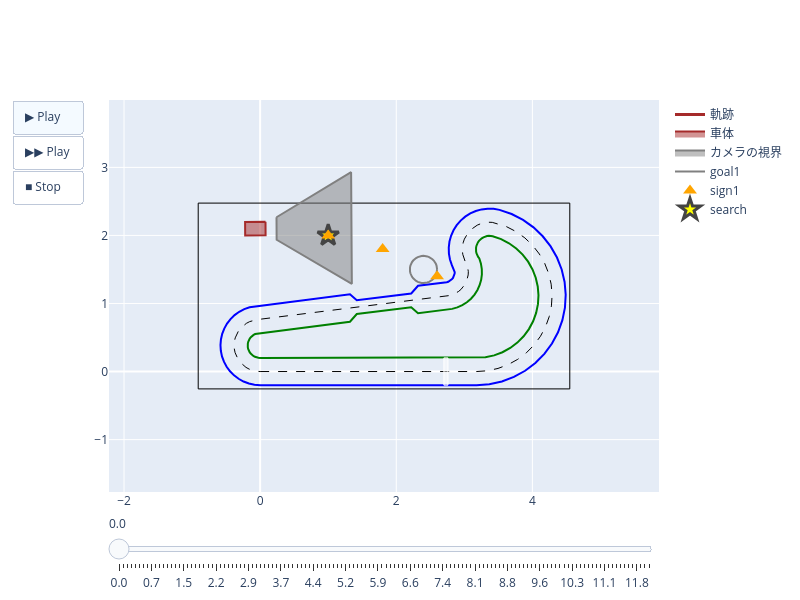

Write notebook code for a chart like this one.
### Code cell
move = com.move
rotate = com.rotate
search = com.search

class Tutorial2(MissionBase):
    def __init__(self):
        super().__init__(type_b_circuit, t_max=20)
        self.goals = [
            GoalCircle((2.4, 1.5), 0.2, should_stop=True),
        ]
        self.initial_xy = (0.0, 2.0)
        self.random_d_xy = (0.1, 0.2)
        self.random_d_yaw_deg=1
        self.set_signs(
            [
                Sign(x=1.0, y=2.0, name="sign1"),
                Sign(x=1.8, y=1.8, name="sign1"),
                Sign(x=2.6, y=1.4, name="sign1"),
            ]
        )

    def command_func(self):
        """回答例：回転と直進を交互にして認識対象に近づく"""
        while True:
            pos = search()
            if pos is None:
                move(v=0)
            else:
                ######## ここから下にプログラムを書こう
                if pos.theta > 5:
                    rotate(w=45)
                elif pos.theta < -5:
                    rotate(w=-45)
                else:
                    move(v=1)
                ######## ここより上にプログラムを書こう
        ######## プログラムを書いた後にセルを実行し結果を確認しよう


sim.set_mission(Tutorial2())
sim.run()
SimDrawer(sim).show()

### Figure 1 — Plotly figure (JSON) as saved in the notebook; plotly's stock layout.template omitted (floating-point values rounded to 4 significant figures)
{"data": [{"fill": "none", "line": {"color": "black", "dash": "dash", "width": 1}, "mode": "lines", "name": "lane_center", "showlegend": false, "type": "scatter", "x": [0.0, 3.18, 3.339, 3.495, 3.645, 3.785, 3.912, 4.024, 4.119, 4.194, 4.248, 4.281, 4.29, 4.276, 4.24, 4.182, 4.103, 4.005, 3.89, 3.76, 3.618, 3.467, 3.411, 3.354, 3.298, 3.242, 3.19, 3.141, 3.097, 3.058, 3.026, 3.001, 2.983, 2.973, 2.971, 2.977, 2.992, 3.014, 3.043, 3.054, 3.059, 3.057, 3.048, 3.033, 3.011, 2.983, 2.95, 2.912, 2.871, 2.826, 2.778, 2.73, -0.04749, -0.1014, -0.1532, -0.2019, -0.2464, -0.2858, -0.3193, -0.3463, -0.3661, -0.3784, -0.3829, -0.3795, -0.3682, -0.3494, -0.3234, -0.2907, -0.252, -0.2081, -0.16, -0.1085, -0.05482, -1.172e-16], "y": [0.0, 3.894e-16, 0.01149, 0.04571, 0.102, 0.1791, 0.2755, 0.3891, 0.5177, 0.6585, 0.8087, 0.9651, 1.125, 1.284, 1.439, 1.588, 1.727, 1.853, 1.963, 2.056, 2.13, 2.182, 2.192, 2.194, 2.187, 2.173, 2.151, 2.121, 2.085, 2.044, 1.997, 1.946, 1.891, 1.835, 1.778, 1.722, 1.667, 1.614, 1.565, 1.517, 1.469, 1.42, 1.372, 1.325, 1.282, 1.241, 1.205, 1.174, 1.149, 1.129, 1.116, 1.11, 0.7628, 0.7521, 0.7338, 0.7082, 0.676, 0.6377, 0.5941, 0.5462, 0.4949, 0.4414, 0.3866, 0.3317, 0.2779, 0.2263, 0.1779, 0.1337, 0.09463, 0.06152, 0.03503, 0.0157, 0.00395, 5e-06]}, {"fill": "none", "line": {"color": "blue", "dash": "solid", "width": 2}, "mode": "lines", "name": "lane_outer", "showlegend": false, "type": "scatter", "x": [2.449e-17, 3.18, 3.368, 3.552, 3.729, 3.894, 4.044, 4.176, 4.288, 4.377, 4.441, 4.479, 4.49, 4.474, 4.431, 4.362, 4.269, 4.153, 4.017, 3.863, 3.696, 3.517, 3.43, 3.342, 3.254, 3.169, 3.088, 3.013, 2.946, 2.889, 2.841, 2.806, 2.782, 2.772, 2.774, 2.789, 2.817, 2.857, 2.859, 2.858, 2.853, 2.845, 2.834, 2.82, 2.803, 2.784, 2.764, 2.742, 2.32, 2.22, 1.42, 1.32, -0.0723, -0.1544, -0.2333, -0.3073, -0.3751, -0.4351, -0.4862, -0.5272, -0.5574, -0.576, -0.5829, -0.5777, -0.5606, -0.5319, -0.4923, -0.4425, -0.3836, -0.3169, -0.2435, -0.1652, -0.08346, -1.54e-16], "y": [-0.2, -0.2, -0.1864, -0.146, -0.07956, 0.01153, 0.1254, 0.2596, 0.4115, 0.5778, 0.7552, 0.9399, 1.128, 1.316, 1.5, 1.675, 1.839, 1.988, 2.118, 2.228, 2.314, 2.376, 2.391, 2.393, 2.383, 2.359, 2.323, 2.276, 2.218, 2.151, 2.076, 1.995, 1.91, 1.822, 1.734, 1.647, 1.563, 1.484, 1.461, 1.439, 1.417, 1.395, 1.376, 1.358, 1.342, 1.33, 1.32, 1.313, 1.26, 1.147, 1.047, 1.135, 0.9613, 0.945, 0.9171, 0.8782, 0.8291, 0.7708, 0.7045, 0.6315, 0.5535, 0.4719, 0.3885, 0.305, 0.2231, 0.1445, 0.07078, 0.003508, -0.05594, -0.1064, -0.1467, -0.1761, -0.194, -0.2]}, {"fill": "none", "line": {"color": "green", "dash": "solid", "width": 2}, "mode": "lines", "name": "lane_inner", "showlegend": false, "type": "scatter", "x": [-2.449e-17, 3.18, 3.31, 3.438, 3.561, 3.675, 3.78, 3.872, 3.949, 4.011, 4.056, 4.082, 4.09, 4.079, 4.049, 4.002, 3.937, 3.857, 3.763, 3.657, 3.541, 3.418, 3.39, 3.362, 3.334, 3.307, 3.281, 3.257, 3.235, 3.216, 3.2, 3.187, 3.178, 3.172, 3.171, 3.173, 3.18, 3.19, 3.203, 3.22, 3.244, 3.257, 3.258, 3.248, 3.226, 3.193, 3.151, 3.098, 3.038, 2.971, 2.898, 2.821, 2.742, 2.32, 2.22, 1.42, 1.32, -0.02269, -0.04843, -0.07319, -0.09643, -0.1177, -0.1365, -0.1525, -0.1654, -0.1749, -0.1807, -0.1829, -0.1812, -0.1759, -0.1669, -0.1545, -0.1388, -0.1204, -0.09942, -0.07641, -0.05183, -0.02619, -8.049e-17], "y": [0.2, 0.2, 0.2094, 0.2374, 0.2835, 0.3466, 0.4255, 0.5185, 0.6238, 0.7391, 0.8621, 0.9902, 1.121, 1.251, 1.379, 1.5, 1.614, 1.718, 1.809, 1.885, 1.945, 1.988, 1.993, 1.994, 1.991, 1.983, 1.973, 1.958, 1.941, 1.92, 1.897, 1.872, 1.846, 1.818, 1.79, 1.762, 1.735, 1.709, 1.684, 1.662, 1.586, 1.507, 1.427, 1.348, 1.271, 1.198, 1.131, 1.071, 1.018, 0.9755, 0.9427, 0.9209, 0.9104, 0.8572, 0.9455, 0.8455, 0.7322, 0.5644, 0.5592, 0.5505, 0.5383, 0.5229, 0.5046, 0.4838, 0.4609, 0.4364, 0.4108, 0.3847, 0.3585, 0.3328, 0.3081, 0.285, 0.2639, 0.2452, 0.2294, 0.2167, 0.2075, 0.2019, 0.2]}, {"fill": "none", "line": {"color": "black", "dash": "solid", "width": 1}, "mode": "lines", "name": "rim", "showlegend": false, "type": "scatter", "x": [-0.91, 4.55, 4.55, -0.91, -0.91], "y": [-0.255, -0.255, 2.475, 2.475, -0.255]}, {"fill": "toself", "line": {"color": "white", "dash": "solid", "width": 1}, "mode": "lines", "name": "start", "showlegend": false, "type": "scatter", "x": [2.7, 2.76, 2.76, 2.7, 2.7], "y": [-0.2, -0.2, 0.2, 0.2, -0.2]}, {"legendrank": 1, "line": {"color": "brown", "width": 3}, "mode": "lines", "name": "軌跡", "type": "scatter", "x": [-0.07052], "y": [2.1]}, {"fill": "toself", "legendrank": 2, "line": {"color": "brown", "width": 2}, "mode": "lines", "name": "車体", "type": "scatter", "x": [0.07882, 0.08014, -0.2199, -0.2212, 0.07882], "y": [2.201, 2.001, 1.999, 2.199, 2.201]}, {"fill": "toself", "legendrank": 3, "line": {"color": "gray", "width": 2}, "mode": "lines", "name": "カメラの視界", "type": "scatter", "x": [0.2403, 1.337, 1.348, 0.2425, 0.2403], "y": [2.267, 2.929, 1.289, 1.937, 2.267]}, {"legendrank": 4, "line": {"color": "gray", "dash": "solid", "width": 2}, "mode": "lines", "name": "goal1", "type": "scatter", "x": [2.6, 2.598, 2.592, 2.582, 2.568, 2.551, 2.531, 2.508, 2.483, 2.456, 2.428, 2.4, 2.372, 2.344, 2.317, 2.292, 2.269, 2.249, 2.232, 2.218, 2.208, 2.202, 2.2, 2.202, 2.208, 2.218, 2.232, 2.249, 2.269, 2.292, 2.317, 2.344, 2.372, 2.4, 2.428, 2.456, 2.483, 2.508, 2.531, 2.551, 2.568, 2.582, 2.592, 2.598, 2.6], "y": [1.5, 1.528, 1.556, 1.583, 1.608, 1.631, 1.651, 1.668, 1.682, 1.692, 1.698, 1.7, 1.698, 1.692, 1.682, 1.668, 1.651, 1.631, 1.608, 1.583, 1.556, 1.528, 1.5, 1.472, 1.444, 1.417, 1.392, 1.369, 1.349, 1.332, 1.318, 1.308, 1.302, 1.3, 1.302, 1.308, 1.318, 1.332, 1.349, 1.369, 1.392, 1.417, 1.444, 1.472, 1.5]}, {"legendrank": 6, "marker": {"color": "yellow", "line": {"width": 3}, "size": 16, "symbol": "star"}, "mode": "markers", "name": "search", "type": "scatter", "x": [1], "y": [2]}, {"legendrank": 7, "marker": {"color": "yellow", "line": {"width": 1}, "size": 16, "symbol": "star"}, "mode": "markers", "name": "search_all", "type": "scatter", "x": [], "y": []}, {"legendrank": 5, "marker": {"color": "orange", "size": 12, "symbol": "triangle-up"}, "mode": "markers", "name": "sign1", "type": "scatter", "x": [1, 1.8, 2.6], "y": [2, 1.8, 1.4]}], "layout": {"height": 600, "sliders": [{"steps": [{"args": [["0"], {"frame": {"duration": 0, "redraw": true}, "mode": "immediate"}], "label": "0.0", "method": "animate"}, {"args": [["1"], {"frame": {"duration": 0, "redraw": true}, "mode": "immediate"}], "label": "0.1", "method": "animate"}, {"args": [["2"], {"frame": {"duration": 0, "redraw": true}, "mode": "immediate"}], "label": "0.2", "method": "animate"}, {"args": [["3"], {"frame": {"duration": 0, "redraw": true}, "mode": "immediate"}], "label": "0.3", "method": "animate"}, {"args": [["4"], {"frame": {"duration": 0, "redraw": true}, "mode": "immediate"}], "label": "0.4", "method": "animate"}, {"args": [["5"], {"frame": {"duration": 0, "redraw": true}, "mode": "immediate"}], "label": "0.5", "method": "animate"}, {"args": [["6"], {"frame": {"duration": 0, "redraw": true}, "mode": "immediate"}], "label": "0.6", "method": "animate"}, {"args": [["7"], {"frame": {"duration": 0, "redraw": true}, "mode": "immediate"}], "label": "0.6", "method": "animate"}, {"args": [["8"], {"frame": {"duration": 0, "redraw": true}, "mode": "immediate"}], "label": "0.7", "method": "animate"}, {"args": [["9"], {"frame": {"duration": 0, "redraw": true}, "mode": "immediate"}], "label": "0.8", "method": "animate"}, {"args": [["10"], {"frame": {"duration": 0, "redraw": true}, "mode": "immediate"}], "label": "0.9", "method": "animate"}, {"args": [["11"], {"frame": {"duration": 0, "redraw": true}, "mode": "immediate"}], "label": "1.0", "method": "animate"}, {"args": [["12"], {"frame": {"duration": 0, "redraw": true}, "mode": "immediate"}], "label": "1.1", "method": "animate"}, {"args": [["13"], {"frame": {"duration": 0, "redraw": true}, "mode": "immediate"}], "label": "1.2", "method": "animate"}, {"args": [["14"], {"frame": {"duration": 0, "redraw": true}, "mode": "immediate"}], "label": "1.3", "method": "animate"}, {"args": [["15"], {"frame": {"duration": 0, "redraw": true}, "mode": "immediate"}], "label": "1.4", "method": "animate"}, {"args": [["16"], {"frame": {"duration": 0, "redraw": true}, "mode": "immediate"}], "label": "1.5", "method": "animate"}, {"args": [["17"], {"frame": {"duration": 0, "redraw": true}, "mode": "immediate"}], "label": "1.6", "method": "animate"}, {"args": [["18"], {"frame": {"duration": 0, "redraw": true}, "mode": "immediate"}], "label": "1.7", "method": "animate"}, {"args": [["19"], {"frame": {"duration": 0, "redraw": true}, "mode": "immediate"}], "label": "1.8", "method": "animate"}, {"args": [["20"], {"frame": {"duration": 0, "redraw": true}, "mode": "immediate"}], "label": "1.8", "method": "animate"}, {"args": [["21"], {"frame": {"duration": 0, "redraw": true}, "mode": "immediate"}], "label": "1.9", "method": "animate"}, {"args": [["22"], {"frame": {"duration": 0, "redraw": true}, "mode": "immediate"}], "label": "2.0", "method": "animate"}, {"args": [["23"], {"frame": {"duration": 0, "redraw": true}, "mode": "immediate"}], "label": "2.1", "method": "animate"}, {"args": [["24"], {"frame": {"duration": 0, "redraw": true}, "mode": "immediate"}], "label": "2.2", "method": "animate"}, {"args": [["25"], {"frame": {"duration": 0, "redraw": true}, "mode": "immediate"}], "label": "2.3", "method": "animate"}, {"args": [["26"], {"frame": {"duration": 0, "redraw": true}, "mode": "immediate"}], "label": "2.4", "method": "animate"}, {"args": [["27"], {"frame": {"duration": 0, "redraw": true}, "mode": "immediate"}], "label": "2.5", "method": "animate"}, {"args": [["28"], {"frame": {"duration": 0, "redraw": true}, "mode": "immediate"}], "label": "2.6", "method": "animate"}, {"args": [["29"], {"frame": {"duration": 0, "redraw": true}, "mode": "immediate"}], "label": "2.7", "method": "animate"}, {"args": [["30"], {"frame": {"duration": 0, "redraw": true}, "mode": "immediate"}], "label": "2.8", "method": "animate"}, {"args": [["31"], {"frame": {"duration": 0, "redraw": true}, "mode": "immediate"}], "label": "2.9", "method": "animate"}, {"args": [["32"], {"frame": {"duration": 0, "redraw": true}, "mode": "immediate"}], "label": "2.9", "method": "animate"}, {"args": [["33"], {"frame": {"duration": 0, "redraw": true}, "mode": "immediate"}], "label": "3.0", "method": "animate"}, {"args": [["34"], {"frame": {"duration": 0, "redraw": true}, "mode": "immediate"}], "label": "3.1", "method": "animate"}, {"args": [["35"], {"frame": {"duration": 0, "redraw": true}, "mode": "immediate"}], "label": "3.2", "method": "animate"}, {"args": [["36"], {"frame": {"duration": 0, "redraw": true}, "mode": "immediate"}], "label": "3.3", "method": "animate"}, {"args": [["37"], {"frame": {"duration": 0, "redraw": true}, "mode": "immediate"}], "label": "3.4", "method": "animate"}, {"args": [["38"], {"frame": {"duration": 0, "redraw": true}, "mode": "immediate"}], "label": "3.5", "method": "animate"}, {"args": [["39"], {"frame": {"duration": 0, "redraw": true}, "mode": "immediate"}], "label": "3.6", "method": "animate"}, {"args": [["40"], {"frame": {"duration": 0, "redraw": true}, "mode": "immediate"}], "label": "3.7", "method": "animate"}, {"args": [["41"], {"frame": {"duration": 0, "redraw": true}, "mode": "immediate"}], "label": "3.8", "method": "animate"}, {"args": [["42"], {"frame": {"duration": 0, "redraw": true}, "mode": "immediate"}], "label": "3.9", "method": "animate"}, {"args": [["43"], {"frame": {"duration": 0, "redraw": true}, "mode": "immediate"}], "label": "4.0", "method": "animate"}, {"args": [["44"], {"frame": {"duration": 0, "redraw": true}, "mode": "immediate"}], "label": "4.1", "method": "animate"}, {"args": [["45"], {"frame": {"duration": 0, "redraw": true}, "mode": "immediate"}], "label": "4.1", "method": "animate"}, {"args": [["46"], {"frame": {"duration": 0, "redraw": true}, "mode": "immediate"}], "label": "4.2", "method": "animate"}, {"args": [["47"], {"frame": {"duration": 0, "redraw": true}, "mode": "immediate"}], "label": "4.3", "method": "animate"}, {"args": [["48"], {"frame": {"duration": 0, "redraw": true}, "mode": "immediate"}], "label": "4.4", "method": "animate"}, {"args": [["49"], {"frame": {"duration": 0, "redraw": true}, "mode": "immediate"}], "label": "4.5", "method": "animate"}, {"args": [["50"], {"frame": {"duration": 0, "redraw": true}, "mode": "immediate"}], "label": "4.6", "method": "animate"}, {"args": [["51"], {"frame": {"duration": 0, "redraw": true}, "mode": "immediate"}], "label": "4.7", "method": "animate"}, {"args": [["52"], {"frame": {"duration": 0, "redraw": true}, "mode": "immediate"}], "label": "4.8", "method": "animate"}, {"args": [["53"], {"frame": {"duration": 0, "redraw": true}, "mode": "immediate"}], "label": "4.9", "method": "animate"}, {"args": [["54"], {"frame": {"duration": 0, "redraw": true}, "mode": "immediate"}], "label": "5.0", "method": "animate"}, {"args": [["55"], {"frame": {"duration": 0, "redraw": true}, "mode": "immediate"}], "label": "5.1", "method": "animate"}, {"args": [["56"], {"frame": {"duration": 0, "redraw": true}, "mode": "immediate"}], "label": "5.2", "method": "animate"}, {"args": [["57"], {"frame": {"duration": 0, "redraw": true}, "mode": "immediate"}], "label": "5.3", "method": "animate"}, {"args": [["58"], {"frame": {"duration": 0, "redraw": true}, "mode": "immediate"}], "label": "5.3", "method": "animate"}, {"args": [["59"], {"frame": {"duration": 0, "redraw": true}, "mode": "immediate"}], "label": "5.4", "method": "animate"}, {"args": [["60"], {"frame": {"duration": 0, "redraw": true}, "mode": "immediate"}], "label": "5.5", "method": "animate"}, {"args": [["61"], {"frame": {"duration": 0, "redraw": true}, "mode": "immediate"}], "label": "5.6", "method": "animate"}, {"args": [["62"], {"frame": {"duration": 0, "redraw": true}, "mode": "immediate"}], "label": "5.7", "method": "animate"}, {"args": [["63"], {"frame": {"duration": 0, "redraw": true}, "mode": "immediate"}], "label": "5.8", "method": "animate"}, {"args": [["64"], {"frame": {"duration": 0, "redraw": true}, "mode": "immediate"}], "label": "5.9", "method": "animate"}, {"args": [["65"], {"frame": {"duration": 0, "redraw": true}, "mode": "immediate"}], "label": "6.0", "method": "animate"}, {"args": [["66"], {"frame": {"duration": 0, "redraw": true}, "mode": "immediate"}], "label": "6.1", "method": "animate"}, {"args": [["67"], {"frame": {"duration": 0, "redraw": true}, "mode": "immediate"}], "label": "6.2", "method": "animate"}, {"args": [["68"], {"frame": {"duration": 0, "redraw": true}, "mode": "immediate"}], "label": "6.3", "method": "animate"}, {"args": [["69"], {"frame": {"duration": 0, "redraw": true}, "mode": "immediate"}], "label": "6.4", "method": "animate"}, {"args": [["70"], {"frame": {"duration": 0, "redraw": true}, "mode": "immediate"}], "label": "6.5", "method": "animate"}, {"args": [["71"], {"frame": {"duration": 0, "redraw": true}, "mode": "immediate"}], "label": "6.5", "method": "animate"}, {"args": [["72"], {"frame": {"duration": 0, "redraw": true}, "mode": "immediate"}], "label": "6.6", "method": "animate"}, {"args": [["73"], {"frame": {"duration": 0, "redraw": true}, "mode": "immediate"}], "label": "6.7", "method": "animate"}, {"args": [["74"], {"frame": {"duration": 0, "redraw": true}, "mode": "immediate"}], "label": "6.8", "method": "animate"}, {"args": [["75"], {"frame": {"duration": 0, "redraw": true}, "mode": "immediate"}], "label": "6.9", "method": "animate"}, {"args": [["76"], {"frame": {"duration": 0, "redraw": true}, "mode": "immediate"}], "label": "7.0", "method": "animate"}, {"args": [["77"], {"frame": {"duration": 0, "redraw": true}, "mode": "immediate"}], "label": "7.1", "method": "animate"}, {"args": [["78"], {"frame": {"duration": 0, "redraw": true}, "mode": "immediate"}], "label": "7.2", "method": "animate"}, {"args": [["79"], {"frame": {"duration": 0, "redraw": true}, "mode": "immediate"}], "label": "7.3", "method": "animate"}, {"args": [["80"], {"frame": {"duration": 0, "redraw": true}, "mode": "immediate"}], "label": "7.4", "method": "animate"}, {"args": [["81"], {"frame": {"duration": 0, "redraw": true}, "mode": "immediate"}], "label": "7.5", "method": "animate"}, {"args": [["82"], {"frame": {"duration": 0, "redraw": true}, "mode": "immediate"}], "label": "7.6", "method": "animate"}, {"args": [["83"], {"frame": {"duration": 0, "redraw": true}, "mode": "immediate"}], "label": "7.7", "method": "animate"}, {"args": [["84"], {"frame": {"duration": 0, "redraw": true}, "mode": "immediate"}], "label": "7.7", "method": "animate"}, {"args": [["85"], {"frame": {"duration": 0, "redraw": true}, "mode": "immediate"}], "label": "7.8", "method": "animate"}, {"args": [["86"], {"frame": {"duration": 0, "redraw": true}, "mode": "immediate"}], "label": "7.9", "method": "animate"}, {"args": [["87"], {"frame": {"duration": 0, "redraw": true}, "mode": "immediate"}], "label": "8.0", "method": "animate"}, {"args": [["88"], {"frame": {"duration": 0, "redraw": true}, "mode": "immediate"}], "label": "8.1", "method": "animate"}, {"args": [["89"], {"frame": {"duration": 0, "redraw": true}, "mode": "immediate"}], "label": "8.2", "method": "animate"}, {"args": [["90"], {"frame": {"duration": 0, "redraw": true}, "mode": "immediate"}], "label": "8.3", "method": "animate"}, {"args": [["91"], {"frame": {"duration": 0, "redraw": true}, "mode": "immediate"}], "label": "8.4", "method": "animate"}, {"args": [["92"], {"frame": {"duration": 0, "redraw": true}, "mode": "immediate"}], "label": "8.5", "method": "animate"}, {"args": [["93"], {"frame": {"duration": 0, "redraw": true}, "mode": "immediate"}], "label": "8.6", "method": "animate"}, {"args": [["94"], {"frame": {"duration": 0, "redraw": true}, "mode": "immediate"}], "label": "8.7", "method": "animate"}, {"args": [["95"], {"frame": {"duration": 0, "redraw": true}, "mode": "immediate"}], "label": "8.8", "method": "animate"}, {"args": [["96"], {"frame": {"duration": 0, "redraw": true}, "mode": "immediate"}], "label": "8.8", "method": "animate"}, {"args": [["97"], {"frame": {"duration": 0, "redraw": true}, "mode": "immediate"}], "label": "8.9", "method": "animate"}, {"args": [["98"], {"frame": {"duration": 0, "redraw": true}, "mode": "immediate"}], "label": "9.0", "method": "animate"}, {"args": [["99"], {"frame": {"duration": 0, "redraw": true}, "mode": "immediate"}], "label": "9.1", "method": "animate"}, {"args": [["100"], {"frame": {"duration": 0, "redraw": true}, "mode": "immediate"}], "label": "9.2", "method": "animate"}, {"args": [["101"], {"frame": {"duration": 0, "redraw": true}, "mode": "immediate"}], "label": "9.3", "method": "animate"}, {"args": [["102"], {"frame": {"duration": 0, "redraw": true}, "mode": "immediate"}], "label": "9.4", "method": "animate"}, {"args": [["103"], {"frame": {"duration": 0, "redraw": true}, "mode": "immediate"}], "label": "9.5", "method": "animate"}, {"args": [["104"], {"frame": {"duration": 0, "redraw": true}, "mode": "immediate"}], "label": "9.6", "method": "animate"}, {"args": [["105"], {"frame": {"duration": 0, "redraw": true}, "mode": "immediate"}], "label": "9.7", "method": "animate"}, {"args": [["106"], {"frame": {"duration": 0, "redraw": true}, "mode": "immediate"}], "label": "9.8", "method": "animate"}, {"args": [["107"], {"frame": {"duration": 0, "redraw": true}, "mode": "immediate"}], "label": "9.9", "method": "animate"}, {"args": [["108"], {"frame": {"duration": 0, "redraw": true}, "mode": "immediate"}], "label": "10.0", "method": "animate"}, {"args": [["109"], {"frame": {"duration": 0, "redraw": true}, "mode": "immediate"}], "label": "10.0", "method": "animate"}, {"args": [["110"], {"frame": {"duration": 0, "redraw": true}, "mode": "immediate"}], "label": "10.1", "method": "animate"}, {"args": [["111"], {"frame": {"duration": 0, "redraw": true}, "mode": "immediate"}], "label": "10.2", "method": "animate"}, {"args": [["112"], {"frame": {"duration": 0, "redraw": true}, "mode": "immediate"}], "label": "10.3", "method": "animate"}, {"args": [["113"], {"frame": {"duration": 0, "redraw": true}, "mode": "immediate"}], "label": "10.4", "method": "animate"}, {"args": [["114"], {"frame": {"duration": 0, "redraw": true}, "mode": "immediate"}], "label": "10.5", "method": "animate"}, {"args": [["115"], {"frame": {"duration": 0, "redraw": true}, "mode": "immediate"}], "label": "10.6", "method": "animate"}, {"args": [["116"], {"frame": {"duration": 0, "redraw": true}, "mode": "immediate"}], "label": "10.7", "method": "animate"}, {"args": [["117"], {"frame": {"duration": 0, "redraw": true}, "mode": "immediate"}], "label": "10.8", "method": "animate"}, {"args": [["118"], {"frame": {"duration": 0, "redraw": true}, "mode": "immediate"}], "label": "10.9", "method": "animate"}, {"args": [["119"], {"frame": {"duration": 0, "redraw": true}, "mode": "immediate"}], "label": "11.0", "method": "animate"}, {"args": [["120"], {"frame": {"duration": 0, "redraw": true}, "mode": "immediate"}], "label": "11.1", "method": "animate"}, {"args": [["121"], {"frame": {"duration": 0, "redraw": true}, "mode": "immediate"}], "label": "11.2", "method": "animate"}, {"args": [["122"], {"frame": {"duration": 0, "redraw": true}, "mode": "immediate"}], "label": "11.2", "method": "animate"}, {"args": [["123"], {"frame": {"duration": 0, "redraw": true}, "mode": "immediate"}], "label": "11.3", "method": "animate"}, {"args": [["124"], {"frame": {"duration": 0, "redraw": true}, "mode": "immediate"}], "label": "11.4", "method": "animate"}, {"args": [["125"], {"frame": {"duration": 0, "redraw": true}, "mode": "immediate"}], "label": "11.5", "method": "animate"}, {"args": [["126"], {"frame": {"duration": 0, "redraw": true}, "mode": "immediate"}], "label": "11.6", "method": "animate"}, {"args": [["127"], {"frame": {"duration": 0, "redraw": true}, "mode": "immediate"}], "label": "11.7", "method": "animate"}, {"args": [["128"], {"frame": {"duration": 0, "redraw": true}, "mode": "immediate"}], "label": "11.8", "method": "animate"}, {"args": [["129"], {"frame": {"duration": 0, "redraw": true}, "mode": "immediate"}], "label": "11.9", "method": "animate"}, {"args": [["130"], {"frame": {"duration": 0, "redraw": true}, "mode": "immediate"}], "label": "12.0", "method": "animate"}, {"args": [["131"], {"frame": {"duration": 0, "redraw": true}, "mode": "immediate"}], "label": "12.0", "method": "animate"}]}], "updatemenus": [{"buttons": [{"args": [null, {"frame": {"duration": 92.18, "redraw": true}, "fromcurrent": true, "transition": {"duration": 0}}], "label": "▶ Play", "method": "animate"}, {"args": [null, {"frame": {"duration": 46.09, "redraw": true}, "fromcurrent": true, "transition": {"duration": 0}}], "label": "▶▶ Play", "method": "animate"}, {"args": [[null], {"frame": {"duration": 0}, "mode": "immediate"}], "label": "■ Stop", "method": "animate"}], "type": "buttons"}], "width": 800, "xaxis": {"range": [-1.06, 4.7], "scaleanchor": "y"}, "yaxis": {"range": [-1.77, 3.99]}}}
